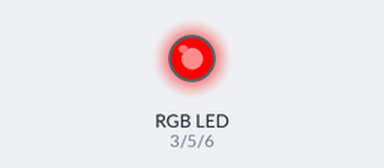
This sketch was run on a simulated Arduino Uno, built with avr-gcc and run on an emulated ATmega328P. Shown: an RGB LED mixed from three pins (HIGH = lit).

Above: at 1.0 s.
At 3.0 s:
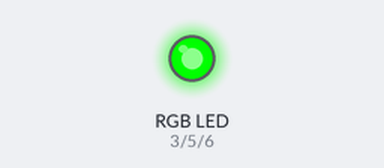
At 5.0 s:
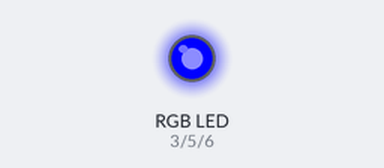
Timing chart, 0 to 7.8 s (numbered marks = the images above):
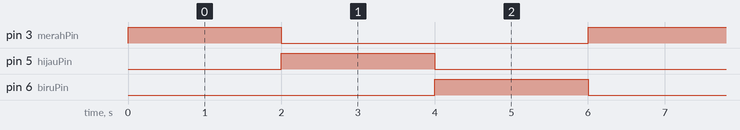

Measured:
- by itself, pin 3 (merahPin), pin 5 (hijauPin), pin 6 (biruPin): alternates HIGH for 2.0 s and LOW for 4.0 s
- by itself, everything shown: repeats every 6.0 s, in 3 steps

The sketch:

sketch_ledrgb.ino
```cpp
int merahPin = 3;
int hijauPin = 5;
int biruPin = 6;

void setup() {
  // put your setup code here, to run once:
  pinMode(merahPin, OUTPUT);
  pinMode(hijauPin, OUTPUT);
  pinMode(biruPin, OUTPUT);

}

void loop() {
  // put your main code here, to run repeatedly:
    analogWrite(merahPin, 255);
    analogWrite(hijauPin, 0);
    analogWrite(biruPin, 0);
    delay(2000);

    analogWrite(merahPin, 0);
    analogWrite(hijauPin, 255);
    analogWrite(biruPin, 0);
    delay(2000);

    analogWrite(merahPin, 0);
    analogWrite(hijauPin, 0);
    analogWrite(biruPin, 255);

    delay(2000);
}
```
